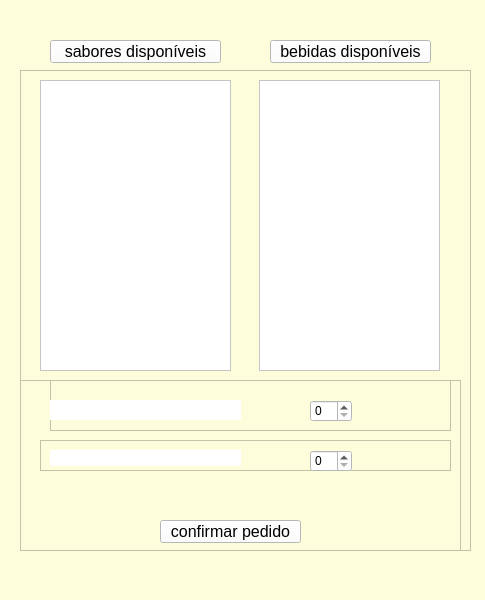
<?xml version="1.0" encoding="UTF-8"?>
<ui version="4.0">
 <class>MainWindow</class>
 <widget class="QMainWindow" name="MainWindow">
  <property name="geometry">
   <rect>
    <x>0</x>
    <y>0</y>
    <width>485</width>
    <height>600</height>
   </rect>
  </property>
  <property name="windowTitle">
   <string>MainWindow</string>
  </property>
  <property name="styleSheet">
   <string notr="true">background-color: rgb(253, 253, 220);</string>
  </property>
  <widget class="QWidget" name="centralwidget">
   <widget class="QFrame" name="frame">
    <property name="geometry">
     <rect>
      <x>20</x>
      <y>70</y>
      <width>451</width>
      <height>481</height>
     </rect>
    </property>
    <property name="frameShape">
     <enum>QFrame::StyledPanel</enum>
    </property>
    <property name="frameShadow">
     <enum>QFrame::Raised</enum>
    </property>
    <widget class="QWidget" name="verticalLayoutWidget">
     <property name="geometry">
      <rect>
       <x>20</x>
       <y>10</y>
       <width>191</width>
       <height>291</height>
      </rect>
     </property>
     <layout class="QVBoxLayout" name="layout_vertical_listapizzas">
      <item>
       <widget class="QListWidget" name="lista_pizzas">
        <property name="styleSheet">
         <string notr="true">background-color: rgb(255, 255, 255);</string>
        </property>
       </widget>
      </item>
     </layout>
    </widget>
    <widget class="QWidget" name="horizontalLayoutWidget">
     <property name="geometry">
      <rect>
       <x>239</x>
       <y>10</y>
       <width>181</width>
       <height>291</height>
      </rect>
     </property>
     <layout class="QHBoxLayout" name="horizontalLayout">
      <item>
       <widget class="QListWidget" name="listWidget">
        <property name="styleSheet">
         <string notr="true">background-color: rgb(255, 255, 255);</string>
        </property>
       </widget>
      </item>
     </layout>
    </widget>
    <widget class="QFrame" name="frame_2">
     <property name="geometry">
      <rect>
       <x>0</x>
       <y>310</y>
       <width>441</width>
       <height>171</height>
      </rect>
     </property>
     <property name="frameShape">
      <enum>QFrame::StyledPanel</enum>
     </property>
     <property name="frameShadow">
      <enum>QFrame::Raised</enum>
     </property>
     <widget class="QPushButton" name="pushButton">
      <property name="geometry">
       <rect>
        <x>140</x>
        <y>140</y>
        <width>141</width>
        <height>23</height>
       </rect>
      </property>
      <property name="font">
       <font>
        <pointsize>12</pointsize>
       </font>
      </property>
      <property name="cursor">
       <cursorShape>PointingHandCursor</cursorShape>
      </property>
      <property name="styleSheet">
       <string notr="true">background-color: rgb(255, 255, 255);</string>
      </property>
      <property name="text">
       <string>confirmar pedido</string>
      </property>
     </widget>
     <widget class="QFrame" name="frame_3">
      <property name="geometry">
       <rect>
        <x>30</x>
        <y>0</y>
        <width>401</width>
        <height>51</height>
       </rect>
      </property>
      <property name="frameShape">
       <enum>QFrame::StyledPanel</enum>
      </property>
      <property name="frameShadow">
       <enum>QFrame::Raised</enum>
      </property>
      <widget class="QLabel" name="label">
       <property name="geometry">
        <rect>
         <x>0</x>
         <y>20</y>
         <width>191</width>
         <height>20</height>
        </rect>
       </property>
       <property name="styleSheet">
        <string notr="true">background-color: rgb(255, 255, 255);</string>
       </property>
       <property name="text">
        <string/>
       </property>
      </widget>
      <widget class="QSpinBox" name="spinBox_1">
       <property name="geometry">
        <rect>
         <x>260</x>
         <y>20</y>
         <width>42</width>
         <height>22</height>
        </rect>
       </property>
       <property name="styleSheet">
        <string notr="true">background-color: rgb(255, 255, 255);</string>
       </property>
      </widget>
     </widget>
     <widget class="QFrame" name="frame_4">
      <property name="geometry">
       <rect>
        <x>20</x>
        <y>60</y>
        <width>411</width>
        <height>31</height>
       </rect>
      </property>
      <property name="frameShape">
       <enum>QFrame::StyledPanel</enum>
      </property>
      <property name="frameShadow">
       <enum>QFrame::Raised</enum>
      </property>
      <widget class="QLabel" name="label_2">
       <property name="geometry">
        <rect>
         <x>10</x>
         <y>10</y>
         <width>191</width>
         <height>16</height>
        </rect>
       </property>
       <property name="styleSheet">
        <string notr="true">background-color: rgb(255, 255, 255);</string>
       </property>
       <property name="text">
        <string/>
       </property>
      </widget>
      <widget class="QSpinBox" name="spinBox_2">
       <property name="geometry">
        <rect>
         <x>270</x>
         <y>10</y>
         <width>42</width>
         <height>22</height>
        </rect>
       </property>
       <property name="styleSheet">
        <string notr="true">background-color: rgb(255, 255, 255);</string>
       </property>
      </widget>
     </widget>
    </widget>
   </widget>
   <widget class="QPushButton" name="botao_sabores_disponiveis">
    <property name="geometry">
     <rect>
      <x>50</x>
      <y>40</y>
      <width>171</width>
      <height>23</height>
     </rect>
    </property>
    <property name="font">
     <font>
      <pointsize>12</pointsize>
     </font>
    </property>
    <property name="styleSheet">
     <string notr="true">background-color: rgb(255, 255, 255);</string>
    </property>
    <property name="text">
     <string>sabores disponíveis</string>
    </property>
   </widget>
   <widget class="QPushButton" name="botao_bebidas_disponiveis">
    <property name="geometry">
     <rect>
      <x>270</x>
      <y>40</y>
      <width>161</width>
      <height>23</height>
     </rect>
    </property>
    <property name="font">
     <font>
      <pointsize>12</pointsize>
     </font>
    </property>
    <property name="styleSheet">
     <string notr="true">background-color: rgb(255, 255, 255);</string>
    </property>
    <property name="text">
     <string>bebidas disponíveis</string>
    </property>
   </widget>
  </widget>
  <widget class="QMenuBar" name="menubar">
   <property name="geometry">
    <rect>
     <x>0</x>
     <y>0</y>
     <width>485</width>
     <height>21</height>
    </rect>
   </property>
  </widget>
  <widget class="QStatusBar" name="statusbar"/>
 </widget>
 <resources/>
 <connections/>
</ui>
